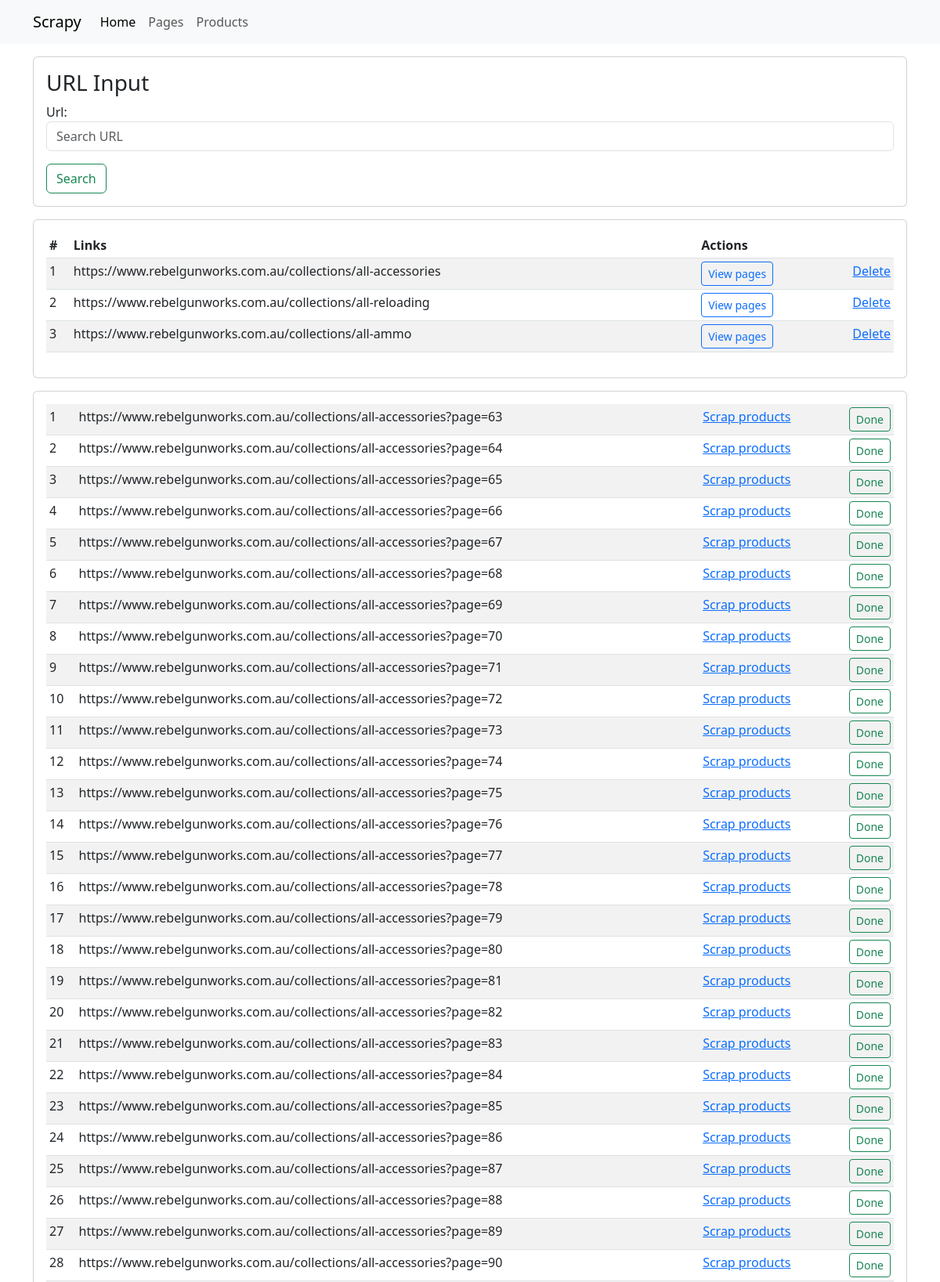
/scrapy/ (upper part), run on the app's committed database.
### scrapy/models.py (models this page shows, shortened)
class URLaddress(models.Model):
    url = models.CharField(max_length=255)
    timestamp = models.DateTimeField(auto_now_add=True)
    class Meta:
        verbose_name_plural = 'URL addresses'
        ordering = ['-timestamp']

class Page(models.Model):
    url_address = models.ForeignKey(URLaddress, on_delete=models.CASCADE)
    link = models.URLField(verbose_name="links", blank=True, null=True)
    is_done = models.BooleanField(default=False)
    def __str__(self):
        return self.link

### scrapy/views.py (the view, shortened to what this page needs)
# urls.py: path('', views.ScrapURLHandler.as_view(), name='create_link'),
class ScrapURLHandler(View):
    template_name = "scrapy_view.html"
    form_class = URLaddressForm
    def get(self, request):
        form = self.form_class(request.POST or None)
        links = URLaddress.objects.all()
        pages = Page.objects.filter(is_done=False)
        context = {
            "title": "scrapy",
            "form": form,
            "links": links,
            "pages": pages
        }
        return render(request, self.template_name, context)

### scrapy/forms.py
class URLaddressForm(forms.ModelForm):
    class Meta:
        model = URLaddress
        fields = ["url",]
        widgets = {
            'url': forms.TextInput(attrs={'class': 'form-control me-2', 'type': 'search', 'placeholder': 'Search URL', 'aria-label': 'Search'}),
        }

### scrapy/templates/scrapy_view.html (shortened to what this page needs)
{% extends "base.html" %}
{% block content %}
<div class="row">
    <div class="col-sm-12">
        <div class="card mb-3 mt-3">
            <div class="card-body">
                <div class="url-input-title">
                    <h3>URL Input</h3>
                </div>
                <div class="url-input-body">
                    <form action="{% url 'scrapy:create_link' %}" method="POST">
                        {{ form.as_p }}
                        <button class="btn btn-outline-success" type="submit">Search</button>
                    </form>
                </div>
            </div>
        </div>
    </div>
</div>
<div class="row">
    <div class="col-sm-12">
        <div class="card mb-3">
            <div class="card-body">
                <table class="table table-sm table-striped">
                    <thead>
                        <tr>
                            <th>#</th>
                            <th>Links</th>
                            <th>Actions</th>
                        </tr>
                    </thead>
                    <tbody>
                        {% for link in links %}
                        <tr>
                            <td>{{ forloop.counter }}</td>
                            <td>{{ link.url }}</td>
                            <td>
                                <a href="{% url 'scrapy:pages' link.pk %}" class="btn btn-outline-primary btn-sm">View pages</a>
                                <a href="{% url 'scrapy:delete' link.pk %}" class="float-end">Delete</a>
                            </td>
                        </tr>
                        {% endfor %}
                    </tbody>
                </table>
            </div>
        </div>
    </div>
</div>
<div class="row">
    <div class="col-sm-12">
        <div class="card">
            <div class="card-body">
                <table class="table table-sm table-striped">
                    <tbody>
                        {% for link in pages %}
                        <tr>
                            <td>{{forloop.counter}}</td>
                            <td>{{link}}</td>
                            <td>
                                {% if not link.is_done %}
                                <a href="{% url 'scrapy:product_pages' link.pk %}" class="float-start">Scrap products</a>
                                <a type="button" class="btn btn-outline-success btn-sm float-end" href="{% url 'scrapy:completed' link.pk %}">Done</a>
                                {% else %}
                                Scrap completed
                                {% endif %}
                            </td>
                        </tr>
                        {% endfor %}
                    </tbody>
                </table>
            </div>
        </div>
    </div>
</div>
{% endblock %}

### templates/base.html (shortened to what this page needs)
<!doctype html>
<html lang="en">
  <head>
    <link href="https://cdn.jsdelivr.net/npm/bootstrap@5.3.0-alpha3/dist/css/bootstrap.min.css" rel="stylesheet">
    <link href="https://cdn.datatables.net/v/bs5/jq-3.6.0/dt-1.13.4/af-2.5.3/datatables.min.css" rel="stylesheet"/>
    <link rel="stylesheet" href="https://cdnjs.cloudflare.com/ajax/libs/font-awesome/6.4.0/css/all.min.css" />
  </head>
  <body>
    {% include 'nav.html' %}
    <div class="container">
      {% block content %}
      {% endblock %}
    </div>
  </body>
</html>

### templates/nav.html (shortened to what this page needs)
<nav class="navbar navbar-expand-lg bg-light">
<div class="container">
    <a class="navbar-brand" href="{% url 'scrapy:create_link' %}">Scrapy</a>
    <div class="collapse navbar-collapse" id="navbarSupportedContent">
    <ul class="navbar-nav me-auto mb-2 mb-lg-0">
        <li class="nav-item">
        <a class="nav-link active" aria-current="page" href="{% url 'scrapy:create_link' %}">Home</a>
        </li>
        <li class="nav-item">
            <a class="nav-link" href="{% url 'scrapy:create_link' %}">Pages</a>
        </li>
        <li class="nav-item">
            <a class="nav-link" href="{% url 'scrapy:product' %}">Products</a>
        </li>
    </ul>
    </div>
</div>
</nav>

### data on the page
URLaddress: url "https://www.rebelgunworks.com.au/collections/all-accessories"
URLaddress: url "https://www.rebelgunworks.com.au/collections/all-reloading"
URLaddress: url "https://www.rebelgunworks.com.au/collections/all-ammo"
Page: link "https://www.rebelgunworks.com.au/collections/all-accessories?page=63", is_done "Scrap products"
Page: link "https://www.rebelgunworks.com.au/collections/all-accessories?page=64", is_done "Scrap products"
Page: link "https://www.rebelgunworks.com.au/collections/all-accessories?page=65", is_done "Scrap products"
Page: link "https://www.rebelgunworks.com.au/collections/all-accessories?page=66", is_done "Scrap products"
Page: link "https://www.rebelgunworks.com.au/collections/all-accessories?page=67", is_done "Scrap products"
Page: link "https://www.rebelgunworks.com.au/collections/all-accessories?page=68", is_done "Scrap products"
Page: link "https://www.rebelgunworks.com.au/collections/all-accessories?page=69", is_done "Scrap products"
Page: link "https://www.rebelgunworks.com.au/collections/all-accessories?page=70", is_done "Scrap products"
Page: link "https://www.rebelgunworks.com.au/collections/all-accessories?page=71", is_done "Scrap products"
Page: link "https://www.rebelgunworks.com.au/collections/all-accessories?page=72", is_done "Scrap products"
Page: link "https://www.rebelgunworks.com.au/collections/all-accessories?page=73", is_done "Scrap products"
Page: link "https://www.rebelgunworks.com.au/collections/all-accessories?page=74", is_done "Scrap products"
Page: link "https://www.rebelgunworks.com.au/collections/all-accessories?page=75", is_done "Scrap products"
Page: link "https://www.rebelgunworks.com.au/collections/all-accessories?page=76", is_done "Scrap products"
Page: link "https://www.rebelgunworks.com.au/collections/all-accessories?page=77", is_done "Scrap products"
Page: link "https://www.rebelgunworks.com.au/collections/all-accessories?page=78", is_done "Scrap products"
Page: link "https://www.rebelgunworks.com.au/collections/all-accessories?page=79", is_done "Scrap products"
Page: link "https://www.rebelgunworks.com.au/collections/all-accessories?page=80", is_done "Scrap products"
Page: link "https://www.rebelgunworks.com.au/collections/all-accessories?page=81", is_done "Scrap products"
Page: link "https://www.rebelgunworks.com.au/collections/all-accessories?page=82", is_done "Scrap products"
Page: link "https://www.rebelgunworks.com.au/collections/all-accessories?page=83", is_done "Scrap products"
Page: link "https://www.rebelgunworks.com.au/collections/all-accessories?page=84", is_done "Scrap products"
Page: link "https://www.rebelgunworks.com.au/collections/all-accessories?page=85", is_done "Scrap products"
Page: link "https://www.rebelgunworks.com.au/collections/all-accessories?page=86", is_done "Scrap products"
Page: link "https://www.rebelgunworks.com.au/collections/all-accessories?page=87", is_done "Scrap products"
Page: link "https://www.rebelgunworks.com.au/collections/all-accessories?page=88", is_done "Scrap products"
Page: link "https://www.rebelgunworks.com.au/collections/all-accessories?page=89", is_done "Scrap products"
Page: link "https://www.rebelgunworks.com.au/collections/all-accessories?page=90", is_done "Scrap products"
